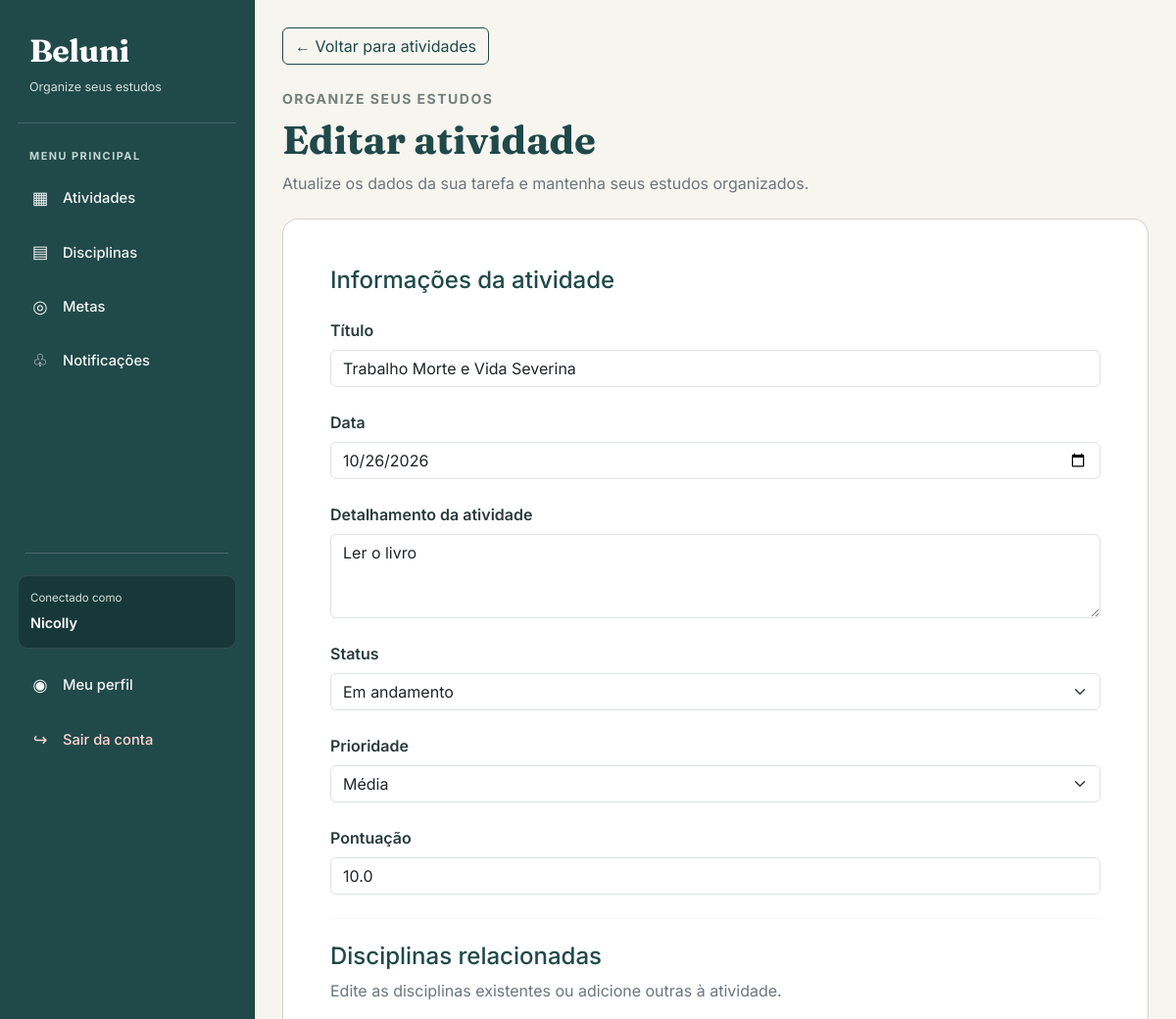
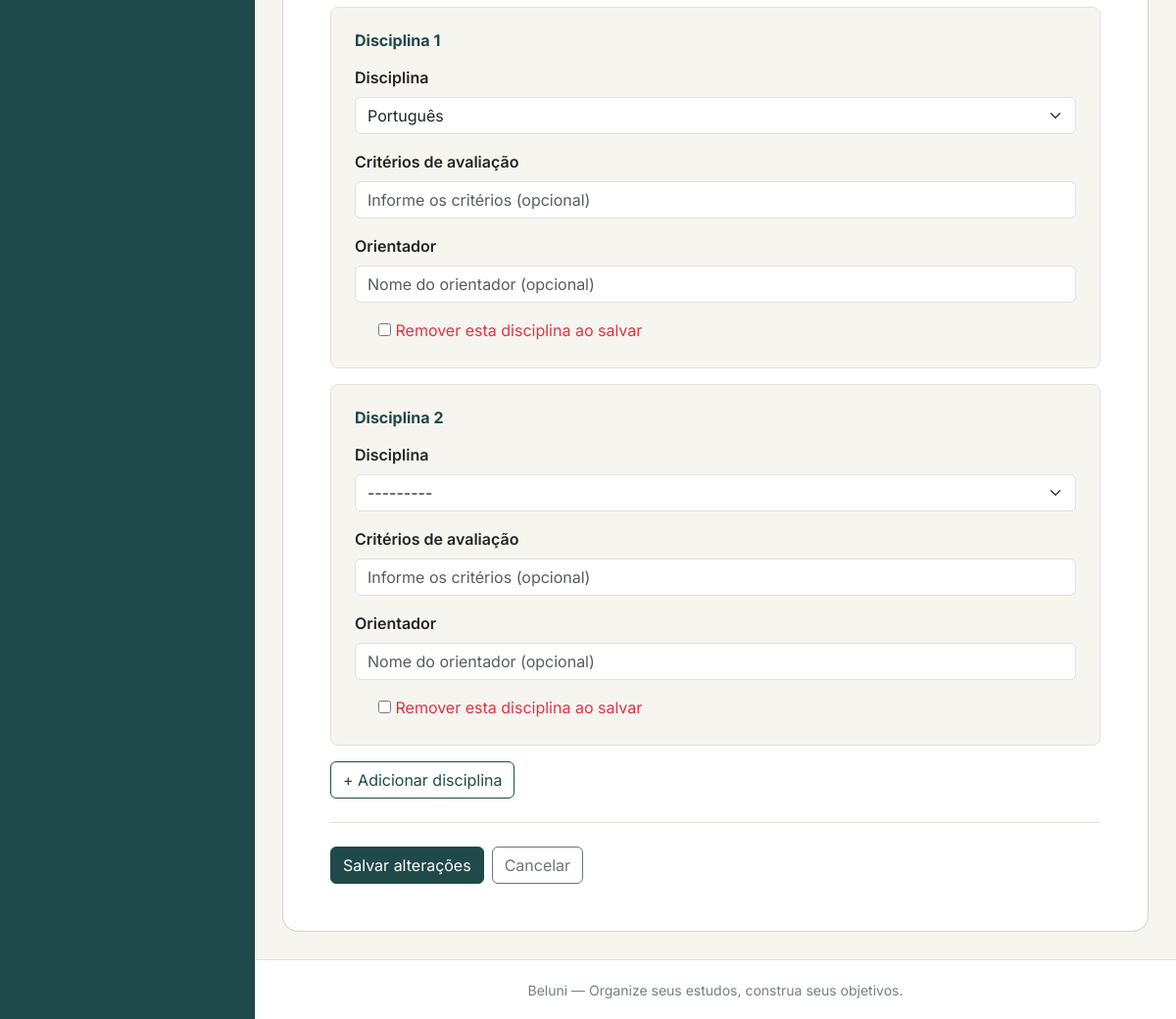
The app's page /atividades/6/editar/ (signed in) with its own data (2 pictures, top to bottom).
### atividade/models.py (models this page shows, shortened)
class Atividade(models.Model):
    titulo = models.CharField(max_length=100)
    data = models.DateField()
    detalhamento_atividade = models.CharField(max_length=255)
    status = models.CharField(max_length=50)
    prioridade = models.CharField(max_length=50)
    pontuacao = models.FloatField()
    disciplinas = models.ManyToManyField(
        Disciplina,
        through="AtividadeInterdisciplinar",
        related_name="atividades"
    )

### atividade/views.py (the view)
# urls.py: path('<int:id>/editar/', views.editar_atividade, name='editar_atividade'),
@login_required
@permission_required('atividade.change_atividade')
def editar_atividade(request, id):
    estudante = obter_estudante(request.user)
    atividade = get_object_or_404(
        atividades_do_estudante(estudante),
        id=id
    )
    if request.method == 'POST':
        form = AtividadeForm(
            request.POST,
            instance=atividade
        )
        formset = AtividadeInterdisciplinarFormSet(
            request.POST,
            instance=atividade,
            prefix='disciplinas'
        )
        configurar_formset(formset, estudante)
        if form.is_valid() and formset.is_valid():
            formularios_validos = [
                formulario
                for formulario in formset.forms
                if formulario.cleaned_data
                and not formulario.cleaned_data.get('DELETE', False)
            ]
            if not formularios_validos:
                form.add_error(
                    None,
                    'Associe a atividade a pelo menos uma disciplina.'
                )
            else:
                disciplinas_ids = [
                    formulario.cleaned_data['disciplina'].pk
                    for formulario in formularios_validos
                ]
                quantidade_proprias = Disciplina.objects.filter(
                    pk__in=disciplinas_ids,
                    estudante=estudante
                ).count()
                if quantidade_proprias != len(set(disciplinas_ids)):
                    form.add_error(
                        None,
                        'Selecione somente suas próprias disciplinas.'
                    )
                else:
                    form.save()
                    formset.save()
                    return redirect('listar_atividades')
    else:
        form = AtividadeForm(instance=atividade)
        formset = AtividadeInterdisciplinarFormSet(
            instance=atividade,
            prefix='disciplinas'
        )
        configurar_formset(formset, estudante)
    return render(
        request,
        'atividade/editar.html',
        {
            'form': form,
            'formset': formset,
            'atividade': atividade,
        }
    )

### atividade/views.py (called while the page is built)
def obter_estudante(usuario):
    return get_object_or_404(
        Estudante,
        pk=usuario.pk
    )

def atividades_do_estudante(estudante):
    return Atividade.objects.filter(
        disciplinas__estudante=estudante
    ).distinct()

def configurar_formset(formset, estudante):
    disciplinas = Disciplina.objects.filter(
        estudante=estudante
    )
    for formulario in formset.forms:
        if 'disciplina' in formulario.fields:
            formulario.fields['disciplina'].queryset = disciplinas

### disciplinas/models.py (called while the page is built)
    def __str__(self):
        return self.nomedisciplina

### atividade/templates/atividade/editar.html (shortened to what this page needs)
{% extends 'base.html' %}
{% block conteudo %}
<div class="mb-4 mx-auto" style="max-width: 1050px;">
    <a href="{% url 'listar_atividades' %}"
       class="btn btn-outline-primary mb-4">
        ← Voltar para atividades
    </a>
    <p class="text-uppercase small fw-bold mb-2"
       style="color: #758080; letter-spacing: 1.5px;">
        ORGANIZE SEUS ESTUDOS
    </p>
    <h1 class="titulo-pagina mb-2">Editar atividade</h1>
    <p class="text-secondary mb-0">
        Atualize os dados da sua tarefa e mantenha seus estudos organizados.
    </p>
</div>
<div class="card mx-auto" style="width: 100%; max-width: 1050px;">
    <div class="card-body p-4 p-md-5">
        <form method="POST">
            <h4 class="mb-4" style="color: #20494A;">
                Informações da atividade
            </h4>
            {% for field in form %}
                <div class="mb-4">
                    <label for="{{ field.id_for_label }}"
                           class="form-label fw-semibold"
                           style="color: #293B3B;">
                        {{ field.label }}
                    </label>
                    {{ field }}
                </div>
            {% endfor %}
            <hr class="my-4" style="border-color: #E5E2D9;">
            <h4 class="mb-2" style="color: #20494A;">
                Disciplinas relacionadas
            </h4>
            <p class="text-secondary mb-4">
                Edite as disciplinas existentes ou adicione outras à atividade.
            </p>
            <div id="disciplinas-container">
                {% for subform in formset %}
                    <div class="disciplina-item rounded-3 p-3 p-md-4 mb-3"
                         style="background-color: #F7F5EF; border: 1px solid #E5E2D9;">
                        <div class="d-flex justify-content-between align-items-center mb-3">
                            <h6 class="fw-bold mb-0" style="color: #20494A;">
                                Disciplina <span class="numero-disciplina">{{ forloop.counter }}</span>
                            </h6>
                        </div>
                        {% for field in subform.visible_fields %}
                            {% if field.name != 'DELETE' %}
                                <div class="mb-3">
                                    <label for="{{ field.id_for_label }}"
                                           class="form-label fw-semibold">
                                        {{ field.label }}
                                    </label>
                                    {{ field }}
                                </div>
                            {% endif %}
                        {% endfor %}
                        {% if subform.DELETE %}
                            <div class="form-check mt-3">
                                {{ subform.DELETE }}
                                <label class="form-check-label text-danger"
                                       for="{{ subform.DELETE.id_for_label }}">
                                    Remover esta disciplina ao salvar
                                </label>
                            </div>
                        {% endif %}
                    </div>
                {% endfor %}
            </div>
            <button type="button"
                    id="adicionar-disciplina"
                    class="btn btn-outline-primary mb-4">
                + Adicionar disciplina
            </button>
            <div class="d-flex flex-wrap gap-2 pt-4"
                 style="border-top: 1px solid #E5E2D9;">
                <button type="submit" class="btn btn-primary">
                    Salvar alterações
                </button>
                <a href="{% url 'listar_atividades' %}"
                   class="btn btn-outline-secondary">
                    Cancelar
                </a>
            </div>
        </form>
    </div>
</div>
{% endblock %}

### templates/base.html (shortened to what this page needs)
{% load static %}
<!DOCTYPE html>
<html lang="pt-br">
<head>
    <link href="https://cdn.jsdelivr.net/npm/bootstrap@5.3.3/dist/css/bootstrap.min.css"
          rel="stylesheet">
</head>
<body>
<div class="app-layout">
    <div class="offcanvas-lg offcanvas-start sidebar"
         tabindex="-1"
         id="menuLateral"
         aria-labelledby="tituloMenuLateral">
        <div class="sidebar-inner">
            <div class="brand-area">
                <a href="{% url 'listar_atividades' %}"
                   class="brand-name"
                   id="tituloMenuLateral">
                    Beluni
                </a>
                <span class="brand-description">
                    Organize seus estudos
                </span>
            </div>
            {% if user.is_authenticated %}
                <p class="menu-label">Menu principal</p>
                <ul class="nav flex-column">
                    <li class="nav-item">
                        <a class="nav-link"
                           href="{% url 'listar_atividades' %}">
                            <span class="menu-icon">▦</span>
                            <span>Atividades</span>
                        </a>
                    </li>
                    <li class="nav-item">
                        <a class="nav-link"
                           href="{% url 'listar_disciplinas' %}">
                            <span class="menu-icon">▤</span>
                            <span>Disciplinas</span>
                        </a>
                    </li>
                    <li class="nav-item">
                        <a class="nav-link"
                           href="{% url 'listar_metas' %}">
                            <span class="menu-icon">◎</span>
                            <span>Metas</span>
                        </a>
                    </li>
                    <li class="nav-item">
                        <a class="nav-link"
                           href="{% url 'notificacao:listar_notificacoes' %}">
                            <span class="menu-icon">♧</span>
                            <span>Notificações</span>
                        </a>
                    </li>
                </ul>
                <div class="sidebar-bottom">
                    <hr class="sidebar-divider">
                    <div class="user-box">
                        <span class="user-box-label">
                            Conectado como
                        </span>
                        <span class="user-box-name">
                            {{ user.get_full_name|default:user.username }}
                        </span>
                    </div>
                    <ul class="nav flex-column">
                        <li class="nav-item">
                            <a class="nav-link"
                               href="{% url 'meu_perfil' %}">
                                <span class="menu-icon">◉</span>
                                <span>Meu perfil</span>
                            </a>
                        </li>
                        <li class="nav-item">
                            <a class="nav-link logout-link"
                               href="{% url 'logout_estudante' %}">
                                <span class="menu-icon">↪</span>
                                <span>Sair da conta</span>
                            </a>
                        </li>
                    </ul>
                </div>
            {% endif %}
        </div>
    </div>
    <div class="main-area">
        <main class="main-content">
            {% block conteudo %}{% endblock %}
        </main>
        <footer class="main-footer">
            <small>
                Beluni — Organize seus estudos, construa seus objetivos.
            </small>
        </footer>
    </div>
</div>
</body>
</html>

### templates/base.html (style rules this page uses)
:root { --beluni-petroleo: #20494A; --beluni-petroleo-escuro: #173839; --beluni-petroleo-hover: #2D5B5C; --beluni-areia: #E8DDC8; --beluni-fundo: #F7F5EF; --beluni-texto: #293B3B; --beluni-suave: #758080; --beluni-borda: #E5E2D9; }
* { box-sizing: border-box; }
body { margin: 0; min-height: 100vh; font-family: 'Inter', sans-serif; background-color: var(--beluni-fundo); color: var(--beluni-texto); }
.app-layout { display: flex; min-height: 100vh; }
.sidebar { flex: 0 0 260px; width: 260px; min-height: 100vh; background-color: var(--beluni-petroleo) !important; color: #FFFFFF; border-right: 1px solid var(--beluni-petroleo-escuro); }
.sidebar-inner { display: flex; flex-direction: column; min-height: 100vh; padding: 28px 18px 20px; background-color: var(--beluni-petroleo) !important; }
.brand-area { position: relative; padding: 0 12px 26px; margin-bottom: 25px; background-color: var(--beluni-petroleo); border-bottom: 1px solid rgba(255, 255, 255, 0.16); }
.brand-name { display: inline-block; font-family: 'Fraunces', serif; font-size: 2rem; font-weight: 700; letter-spacing: -0.5px; color: #FFFFFF !important; text-decoration: none; }
.brand-description { display: block; margin-top: 4px; color: #D2E0DC; font-size: 0.78rem; }
.menu-label { padding: 0 12px; margin: 0 0 10px; color: #C3D6D1; font-size: 0.68rem; font-weight: 700; letter-spacing: 1.5px; text-transform: uppercase; }
.sidebar .nav { gap: 5px; }
.sidebar .nav-link { display: flex; align-items: center; gap: 12px; padding: 12px; border-radius: 9px; background-color: transparent; color: #F5F7F6; font-size: 0.92rem; font-weight: 500; text-decoration: none; transition: background-color 0.2s ease, color 0.2s ease; }
.menu-icon { display: inline-flex; align-items: center; justify-content: center; width: 22px; flex-shrink: 0; font-size: 1.1rem; }
.sidebar-divider { border: 0; border-top: 1px solid rgba(255, 255, 255, 0.18); margin: 22px 8px; opacity: 1; }
.sidebar-bottom { margin-top: auto; padding-top: 22px; background-color: var(--beluni-petroleo); }
.user-box { padding: 14px 12px; margin-bottom: 12px; background-color: var(--beluni-petroleo-escuro); border: 1px solid rgba(255, 255, 255, 0.10); border-radius: 10px; overflow-wrap: anywhere; }
.user-box-label { display: block; color: #D2E0DC; font-size: 0.72rem; margin-bottom: 4px; }
.user-box-name { color: #FFFFFF; font-size: 0.9rem; font-weight: 600; }
.sidebar .logout-link { color: #FFD6D2; }
.main-area { display: flex; flex-direction: column; flex: 1; min-width: 0; min-height: 100vh; background-color: var(--beluni-fundo); }
.main-content { flex: 1; min-width: 0; padding: 28px; }
.titulo-pagina { font-family: 'Fraunces', serif; color: var(--beluni-petroleo); font-weight: 700; }
.btn-primary { background-color: var(--beluni-petroleo); border-color: var(--beluni-petroleo); }
.btn-outline-primary { color: var(--beluni-petroleo); border-color: var(--beluni-petroleo); }
.card { border-radius: 1rem; }
.main-footer { padding: 18px 24px; border-top: 1px solid var(--beluni-borda); background-color: #FFFFFF; color: var(--beluni-suave); text-align: center; }

### records on screen
Atividade: form "Trabalho Morte e Vida Severina" "10/26/2026" "Ler o livro" "Em andamento" "Média" "10.0"

### other values on screen
{{ user.get_full_name|default:user.username }} "Nicolly"
{{ field.label }} "Título" "Data" "Detalhamento da atividade" "Status" "Prioridade" "Pontuação"
{{ field.label }} "Disciplina" "Critérios de avaliação" "Orientador" "Disciplina" "Critérios de avaliação" "Orientador"
